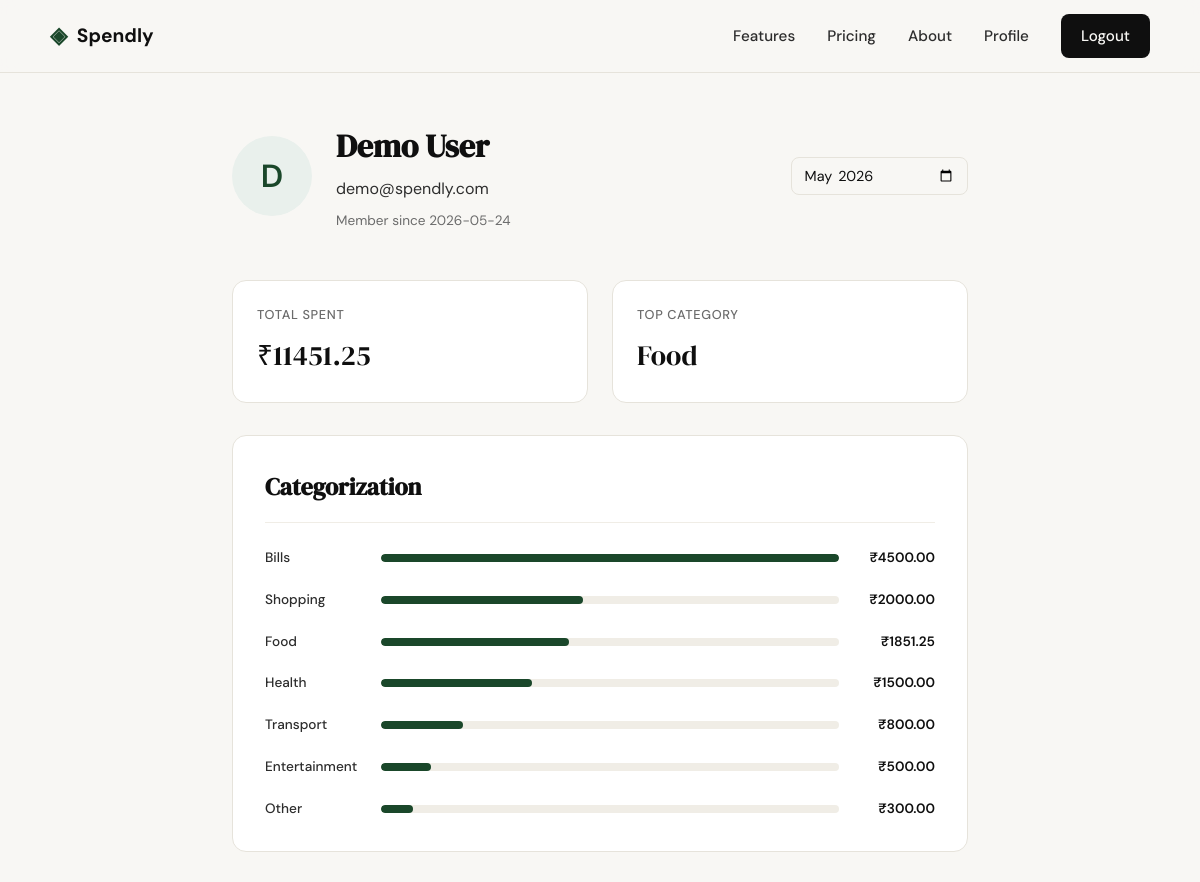
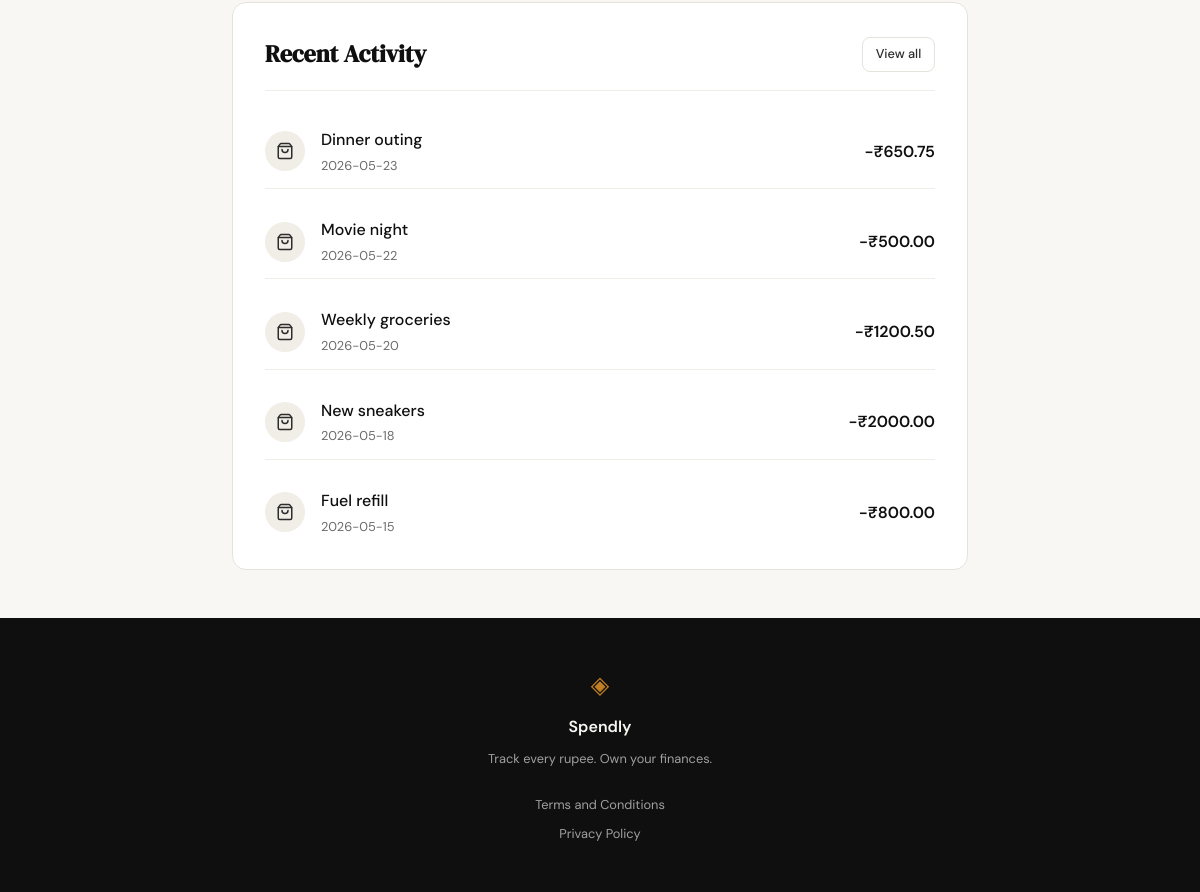
Screenshot of /profile (signed in) with the database file from the repository (2 pictures, top to bottom).
### tables this page shows
CREATE TABLE users (
            id INTEGER PRIMARY KEY AUTOINCREMENT,
            name TEXT NOT NULL,
            email TEXT UNIQUE NOT NULL,
            password_hash TEXT NOT NULL,
            created_at TEXT DEFAULT (datetime('now'))
        );

CREATE TABLE expenses (
            id INTEGER PRIMARY KEY AUTOINCREMENT,
            user_id INTEGER NOT NULL,
            amount REAL NOT NULL,
            category TEXT NOT NULL,
            date TEXT NOT NULL,
            description TEXT,
            created_at TEXT DEFAULT (datetime('now')),
            FOREIGN KEY (user_id) REFERENCES users (id)
        );

### app.py (the view)
@app.route("/profile")
def profile():
    if "user_id" not in session:
        return redirect(url_for('login'))
    now = datetime.now()
    try:
        month = request.args.get('month')
        year = request.args.get('year')
        if month is None or year is None:
            month_year = request.args.get('month_year')
            if month_year:
                year, month = map(int, month_year.split('-'))
            else:
                month = now.month
                year = now.year
        else:
            month = int(month)
            year = int(year)
    except ValueError:
        month = now.month
        year = now.year
    date_filter = f"{year}-{month:02d}-%"
    current_filter = f"{year}-{month:02d}"
    db = get_db()
    cursor = db.cursor()
    cursor.execute("SELECT name, email, created_at FROM users WHERE id = ?", (session['user_id'],))
    user = cursor.fetchone()
    cursor.execute("SELECT amount, category, date, description FROM expenses WHERE user_id = ? AND date LIKE ? ORDER BY date DESC, id DESC LIMIT 5", (session['user_id'], date_filter))
    recent_expenses = cursor.fetchall()
    cursor.execute("SELECT SUM(amount) FROM expenses WHERE user_id = ? AND date LIKE ?", (session['user_id'], date_filter))
    total_spent = cursor.fetchone()[0] or 0.0
    cursor.execute("SELECT category, COUNT(*) as count FROM expenses WHERE user_id = ? AND date LIKE ? GROUP BY category ORDER BY count DESC LIMIT 1", (session['user_id'], date_filter))
    top_category_row = cursor.fetchone()
    top_category = top_category_row['category'] if top_category_row else "None"
    cursor.execute("SELECT category, SUM(amount) as total FROM expenses WHERE user_id = ? AND date LIKE ? GROUP BY category ORDER BY total DESC", (session['user_id'], date_filter))
    category_data = cursor.fetchall()
    db.close()
    return render_template("profile.html",
                           user=user,
                           recent_expenses=recent_expenses,
                           total_spent=total_spent,
                           top_category=top_category,
                           category_data=category_data,
                           current_filter=current_filter)

### database/db.py (called while the page is built)
def get_db():
    conn = sqlite3.connect(DATABASE)
    conn.row_factory = sqlite3.Row
    conn.execute("PRAGMA foreign_keys = ON")
    return conn

### templates/profile.html (shortened to what this page needs)
{% extends "base.html" %}
{% block content %}
<div class="profile-container">
    <div class="profile-header">
        <div class="profile-avatar">
            {{ user.name[0] | upper }}
        </div>
        <div class="profile-info">
            <h1 class="profile-name">{{ user.name }}</h1>
            <p class="profile-email">{{ user.email }}</p>
            <p class="profile-member-since">Member since {{ user.created_at[:10] }}</p>
        </div>
        <form class="date-filter-form" method="GET" action="{{ url_for('profile') }}">
            <input type="month" name="month_year" value="{{ current_filter }}" class="form-input filter-input" onchange="this.form.submit()">
        </form>
    </div>
    <div class="profile-stats">
        <div class="stat-card">
            <span class="stat-label">Total Spent</span>
            <span class="stat-value">₹{{ "%.2f"|format(total_spent) }}</span>
        </div>
        <div class="stat-card">
            <span class="stat-label">Top Category</span>
            <span class="stat-value">{{ top_category }}</span>
        </div>
    </div>
    <div class="profile-section">
        <div class="section-header">
            <h2>Categorization</h2>
        </div>
        {% if category_data %}
        <div class="category-chart">
            {% set max_total = category_data[0].total %}
            {% for cat in category_data %}
            <div class="chart-row">
                <span class="chart-label">{{ cat.category }}</span>
                <div class="chart-bar-container">
                    <div class="chart-bar" style="width: {{ (cat.total / max_total * 100)|round }}%;"></div>
                </div>
                <span class="chart-value">₹{{ "%.2f"|format(cat.total) }}</span>
            </div>
            {% endfor %}
        </div>
        {% else %}
        <div class="empty-state">
            <i data-lucide="pie-chart"></i>
            <p>No category data available.</p>
        </div>
        {% endif %}
    </div>
    <div class="profile-section">
        <div class="section-header">
            <h2>Recent Activity</h2>
            <a href="{{ url_for('expenses') }}" class="btn-ghost btn-sm">View all</a>
        </div>
        {% if recent_expenses %}
        <div class="activity-list">
            {% for expense in recent_expenses %}
            <div class="activity-item">
                <div class="activity-icon">
                    <i data-lucide="shopping-bag"></i>
                </div>
                <div class="activity-details">
                    <p class="activity-desc">{{ expense.description or expense.category }}</p>
                    <p class="activity-date">{{ expense.date }}</p>
                </div>
                <div class="activity-amount negative">
                    -₹{{ "%.2f"|format(expense.amount) }}
                </div>
            </div>
            {% endfor %}
        </div>
        {% else %}
        <div class="empty-state">
            <i data-lucide="receipt"></i>
            <p>No recent activity.</p>
        </div>
        {% endif %}
    </div>
</div>
{% endblock %}

### templates/base.html (shortened to what this page needs)
<!DOCTYPE html>
<html lang="en">
<head>
    <link rel="stylesheet" href="{{ url_for('static', filename='css/style.css') }}">
</head>
<body>
    <nav class="navbar">
        <div class="nav-inner">
            <a href="{{ url_for('landing') }}" class="nav-brand">
                <span class="brand-icon">◈</span>
                <span class="brand-name">Spendly</span>
            </a>
            <div class="nav-links">
                <a href="#features">Features</a>
                <a href="#pricing">Pricing</a>
                <a href="#about">About</a>
                {% if session.user_id %}
                <a href="{{ url_for('profile') }}">Profile</a>
                <a href="{{ url_for('logout') }}" class="nav-cta">Logout</a>
                {% else %}
                <a href="{{ url_for('login') }}">Sign in</a>
                <a href="{{ url_for('register') }}" class="nav-cta">Get started</a>
                {% endif %}
            </div>
        </div>
    </nav>
    <main class="main-content">
        {% block content %}{% endblock %}
    </main>
    <footer class="footer">
        <div class="footer-inner">
            <span class="brand-icon">◈</span>
            <span class="footer-name">Spendly</span>
            <p class="footer-copy">Track every rupee. Own your finances.</p>
            <div class="footer-links">
                <div class="footer-link-item"><a href="{{ url_for('terms') }}">Terms and Conditions</a></div>
                <div class="footer-link-item"><a href="{{ url_for('privacy') }}">Privacy Policy</a></div>
            </div>
        </div>
    </footer>
</body>
</html>

### rows the page displays
users: name "D", name "Demo User", email "demo@spendly.com", created_at "2026-05-24"
expenses: category "Bills", {{ (cat.total / max_total * 100)|round }} 100.0 (drawn), total "4500.00"
expenses: category "Shopping", {{ (cat.total / max_total * 100)|round }} 44.0 (drawn), total "2000.00", description "New sneakers", date "2026-05-18", amount "2000.00"
expenses: category "Health", {{ (cat.total / max_total * 100)|round }} 33.0 (drawn), total "1500.00"
expenses: category "Transport", {{ (cat.total / max_total * 100)|round }} 18.0 (drawn), total "800.00", description "Fuel refill", date "2026-05-15", amount "800.00"
expenses: category "Entertainment", {{ (cat.total / max_total * 100)|round }} 11.0 (drawn), total "500.00", description "Movie night", date "2026-05-22", amount "500.00"
expenses: category "Other", {{ (cat.total / max_total * 100)|round }} 7.0 (drawn), total "300.00"
expenses: description "Dinner outing", date "2026-05-23", amount "650.75"
expenses: description "Weekly groceries", date "2026-05-20", amount "1200.50"

### other values shown
{{ "%.2f"|format(total_spent) }} "11451.25"
{{ top_category }} "Food"
{{ cat.category }} "Food"
{{ "%.2f"|format(cat.total) }} "1851.25"
